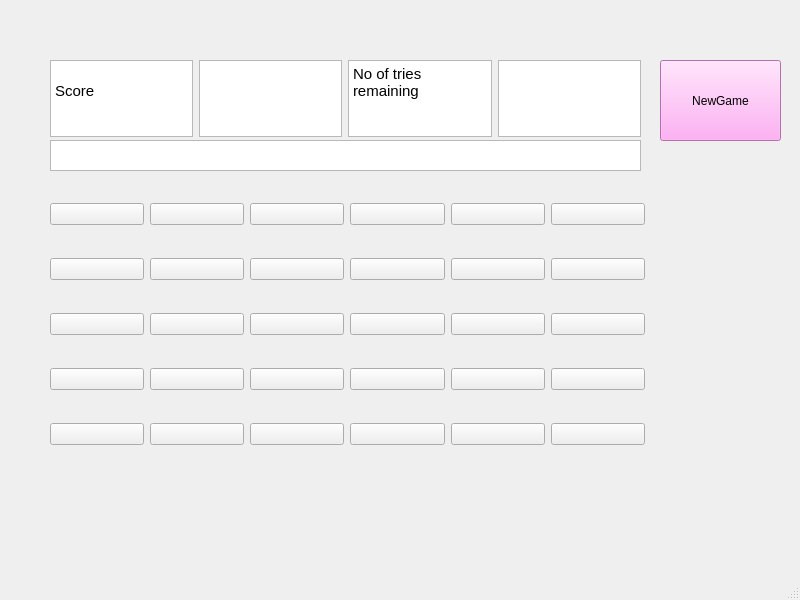
<?xml version="1.0" encoding="UTF-8"?>
<ui version="4.0">
 <class>MainWindow</class>
 <widget class="QMainWindow" name="MainWindow">
  <property name="geometry">
   <rect>
    <x>0</x>
    <y>0</y>
    <width>800</width>
    <height>600</height>
   </rect>
  </property>
  <property name="windowTitle">
   <string>MainWindow</string>
  </property>
  <widget class="QWidget" name="centralwidget">
   <widget class="QPushButton" name="PushButton_NewGame">
    <property name="geometry">
     <rect>
      <x>660</x>
      <y>60</y>
      <width>121</width>
      <height>81</height>
     </rect>
    </property>
    <property name="styleSheet">
     <string notr="true">background-color: rgb(255, 153, 241);</string>
    </property>
    <property name="text">
     <string>NewGame</string>
    </property>
   </widget>
   <widget class="QWidget" name="gridLayoutWidget">
    <property name="geometry">
     <rect>
      <x>50</x>
      <y>170</y>
      <width>595</width>
      <height>311</height>
     </rect>
    </property>
    <layout class="QGridLayout" name="gridLayout">
     <property name="sizeConstraint">
      <enum>QLayout::SetNoConstraint</enum>
     </property>
     <property name="rightMargin">
      <number>0</number>
     </property>
     <property name="verticalSpacing">
      <number>0</number>
     </property>
     <item row="5" column="4">
      <widget class="QPushButton" name="pushButton_22">
       <property name="text">
        <string/>
       </property>
      </widget>
     </item>
     <item row="7" column="4">
      <widget class="QPushButton" name="pushButton_23">
       <property name="text">
        <string/>
       </property>
      </widget>
     </item>
     <item row="5" column="3">
      <widget class="QPushButton" name="pushButton_14">
       <property name="text">
        <string/>
       </property>
      </widget>
     </item>
     <item row="1" column="4">
      <widget class="QPushButton" name="pushButton_16">
       <property name="text">
        <string/>
       </property>
      </widget>
     </item>
     <item row="3" column="5">
      <widget class="QPushButton" name="pushButton_19">
       <property name="text">
        <string/>
       </property>
      </widget>
     </item>
     <item row="4" column="3">
      <widget class="QPushButton" name="pushButton_13">
       <property name="text">
        <string/>
       </property>
      </widget>
     </item>
     <item row="4" column="5">
      <widget class="QPushButton" name="pushButton_21">
       <property name="text">
        <string/>
       </property>
      </widget>
     </item>
     <item row="4" column="4">
      <widget class="QPushButton" name="pushButton_20">
       <property name="text">
        <string/>
       </property>
      </widget>
     </item>
     <item row="3" column="0">
      <widget class="QPushButton" name="pushButton_5">
       <property name="text">
        <string/>
       </property>
      </widget>
     </item>
     <item row="3" column="4">
      <widget class="QPushButton" name="pushButton_18">
       <property name="text">
        <string/>
       </property>
      </widget>
     </item>
     <item row="7" column="0">
      <widget class="QPushButton" name="pushButton_2">
       <property name="text">
        <string/>
       </property>
      </widget>
     </item>
     <item row="1" column="6">
      <widget class="QPushButton" name="pushButton_26">
       <property name="font">
        <font>
         <bold>false</bold>
        </font>
       </property>
       <property name="text">
        <string/>
       </property>
      </widget>
     </item>
     <item row="4" column="6">
      <widget class="QPushButton" name="pushButton_28">
       <property name="text">
        <string/>
       </property>
      </widget>
     </item>
     <item row="7" column="5">
      <widget class="QPushButton" name="pushButton_25">
       <property name="text">
        <string/>
       </property>
      </widget>
     </item>
     <item row="7" column="2">
      <widget class="QPushButton" name="pushButton_10">
       <property name="text">
        <string/>
       </property>
      </widget>
     </item>
     <item row="4" column="2">
      <widget class="QPushButton" name="pushButton_8">
       <property name="text">
        <string/>
       </property>
      </widget>
     </item>
     <item row="5" column="2">
      <widget class="QPushButton" name="pushButton_9">
       <property name="text">
        <string/>
       </property>
      </widget>
     </item>
     <item row="5" column="6">
      <widget class="QPushButton" name="pushButton_29">
       <property name="text">
        <string/>
       </property>
      </widget>
     </item>
     <item row="1" column="2">
      <widget class="QPushButton" name="pushButton_6">
       <property name="text">
        <string/>
       </property>
      </widget>
     </item>
     <item row="3" column="6">
      <widget class="QPushButton" name="pushButton_27">
       <property name="text">
        <string/>
       </property>
      </widget>
     </item>
     <item row="5" column="0">
      <widget class="QPushButton" name="pushButton_3">
       <property name="text">
        <string/>
       </property>
      </widget>
     </item>
     <item row="4" column="0">
      <widget class="QPushButton" name="pushButton_4">
       <property name="text">
        <string/>
       </property>
      </widget>
     </item>
     <item row="3" column="3">
      <widget class="QPushButton" name="pushButton_12">
       <property name="text">
        <string/>
       </property>
      </widget>
     </item>
     <item row="3" column="2">
      <widget class="QPushButton" name="pushButton_7">
       <property name="text">
        <string/>
       </property>
      </widget>
     </item>
     <item row="1" column="5">
      <widget class="QPushButton" name="pushButton_17">
       <property name="text">
        <string/>
       </property>
      </widget>
     </item>
     <item row="1" column="0">
      <widget class="QPushButton" name="pushButton_1">
       <property name="text">
        <string/>
       </property>
      </widget>
     </item>
     <item row="7" column="6">
      <widget class="QPushButton" name="pushButton_30">
       <property name="styleSheet">
        <string notr="true"/>
       </property>
       <property name="text">
        <string/>
       </property>
      </widget>
     </item>
     <item row="5" column="5">
      <widget class="QPushButton" name="pushButton_24">
       <property name="text">
        <string/>
       </property>
      </widget>
     </item>
     <item row="7" column="3">
      <widget class="QPushButton" name="pushButton_15">
       <property name="text">
        <string/>
       </property>
      </widget>
     </item>
     <item row="1" column="3">
      <widget class="QPushButton" name="pushButton_11">
       <property name="text">
        <string/>
       </property>
      </widget>
     </item>
    </layout>
   </widget>
   <widget class="QWidget" name="horizontalLayoutWidget">
    <property name="geometry">
     <rect>
      <x>50</x>
      <y>60</y>
      <width>591</width>
      <height>77</height>
     </rect>
    </property>
    <layout class="QHBoxLayout" name="horizontalLayout">
     <item>
      <widget class="QTextBrowser" name="textBrowser">
       <property name="autoFillBackground">
        <bool>true</bool>
       </property>
       <property name="html">
        <string>&lt;!DOCTYPE HTML PUBLIC &quot;-//W3C//DTD HTML 4.0//EN&quot; &quot;http://www.w3.org/TR/REC-html40/strict.dtd&quot;&gt;
&lt;html&gt;&lt;head&gt;&lt;meta name=&quot;qrichtext&quot; content=&quot;1&quot; /&gt;&lt;meta charset=&quot;utf-8&quot; /&gt;&lt;style type=&quot;text/css&quot;&gt;
p, li { white-space: pre-wrap; }
hr { height: 1px; border-width: 0; }
li.unchecked::marker { content: &quot;\2610&quot;; }
li.checked::marker { content: &quot;\2612&quot;; }
&lt;/style&gt;&lt;/head&gt;&lt;body style=&quot; font-family:'Segoe UI'; font-size:9pt; font-weight:400; font-style:normal;&quot;&gt;
&lt;p style=&quot; margin-top:0px; margin-bottom:0px; margin-left:0px; margin-right:0px; -qt-block-indent:0; text-indent:0px;&quot;&gt;&lt;span style=&quot; font-size:11pt;&quot;&gt;       		Score&lt;/span&gt;&lt;/p&gt;&lt;/body&gt;&lt;/html&gt;</string>
       </property>
      </widget>
     </item>
     <item>
      <widget class="QTextEdit" name="textEdit_2">
       <property name="enabled">
        <bool>true</bool>
       </property>
      </widget>
     </item>
     <item>
      <widget class="QTextBrowser" name="textBrowser_2">
       <property name="html">
        <string>&lt;!DOCTYPE HTML PUBLIC &quot;-//W3C//DTD HTML 4.0//EN&quot; &quot;http://www.w3.org/TR/REC-html40/strict.dtd&quot;&gt;
&lt;html&gt;&lt;head&gt;&lt;meta name=&quot;qrichtext&quot; content=&quot;1&quot; /&gt;&lt;meta charset=&quot;utf-8&quot; /&gt;&lt;style type=&quot;text/css&quot;&gt;
p, li { white-space: pre-wrap; }
hr { height: 1px; border-width: 0; }
li.unchecked::marker { content: &quot;\2610&quot;; }
li.checked::marker { content: &quot;\2612&quot;; }
&lt;/style&gt;&lt;/head&gt;&lt;body style=&quot; font-family:'Segoe UI'; font-size:9pt; font-weight:400; font-style:normal;&quot;&gt;
&lt;p style=&quot; margin-top:0px; margin-bottom:0px; margin-left:0px; margin-right:0px; -qt-block-indent:0; text-indent:0px;&quot;&gt;&lt;span style=&quot; font-size:11pt;&quot;&gt;No of tries remaining&lt;/span&gt;&lt;/p&gt;
&lt;p style=&quot;-qt-paragraph-type:empty; margin-top:0px; margin-bottom:0px; margin-left:0px; margin-right:0px; -qt-block-indent:0; text-indent:0px; font-size:11pt;&quot;&gt;&lt;br /&gt;&lt;/p&gt;&lt;/body&gt;&lt;/html&gt;</string>
       </property>
      </widget>
     </item>
     <item>
      <widget class="QTextEdit" name="textEdit_4">
       <property name="styleSheet">
        <string notr="true"/>
       </property>
      </widget>
     </item>
    </layout>
   </widget>
   <widget class="QTextEdit" name="textEdit">
    <property name="geometry">
     <rect>
      <x>50</x>
      <y>140</y>
      <width>591</width>
      <height>31</height>
     </rect>
    </property>
    <property name="readOnly">
     <bool>true</bool>
    </property>
   </widget>
  </widget>
  <widget class="QMenuBar" name="menubar">
   <property name="geometry">
    <rect>
     <x>0</x>
     <y>0</y>
     <width>800</width>
     <height>26</height>
    </rect>
   </property>
  </widget>
  <widget class="QStatusBar" name="statusbar"/>
 </widget>
 <resources/>
 <connections/>
</ui>
